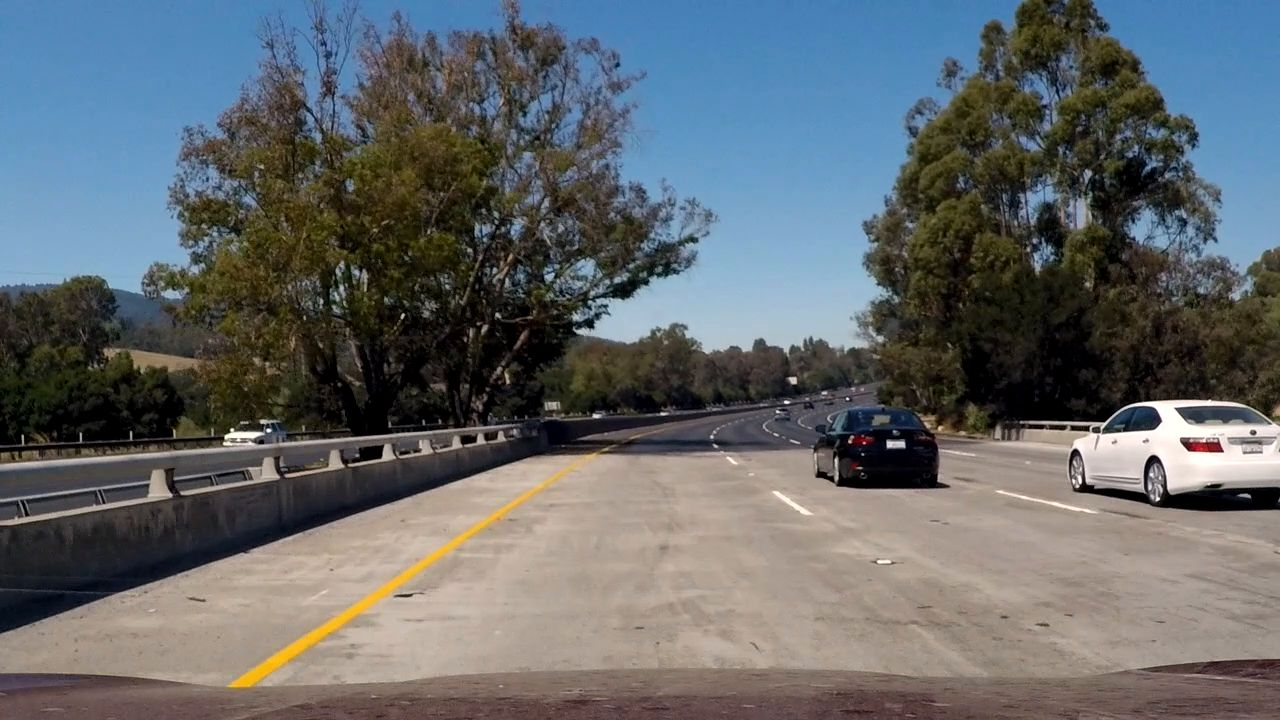
#> input picture test_images/frame5.jpg, 1280 x 720 px, found by its file name; its folder holds 5 pictures in this run
$ python P1.py
#> lines starting #> are read from the running program, lines starting #| are printed output that depends on the picture; after the words box and inside, x2 and y2 are one past the last pixel; in counts of white or black regions, pixels touching at a corner belong together
#> in pipeline, image is the input picture: shape (720, 1280, 3); mean R, G, B 99, 103.6, 106.3
# importing some useful packages
import matplotlib.pyplot as plt
import matplotlib.image as mpimg
import numpy as np
import cv2

import math


def grayscale(img):
    """Applies the Grayscale transform
    This will return an image with only one color channel
    but NOTE: to see the returned image as grayscale
    (assuming your grayscaled image is called 'gray')
    you should call plt.imshow(gray, cmap='gray')"""
    return cv2.cvtColor(img, cv2.COLOR_RGB2GRAY)
    # Or use BGR2GRAY if you read an image with cv2.imread()
    # return cv2.cvtColor(img, cv2.COLOR_BGR2GRAY)


def canny(img, low_threshold, high_threshold):
    """Applies the Canny transform"""
    return cv2.Canny(img, low_threshold, high_threshold)


def gaussian_blur(img, kernel_size):
    """Applies a Gaussian Noise kernel"""
    return cv2.GaussianBlur(img, (kernel_size, kernel_size), 0)


def region_of_interest(img, vertices):
    """
    Applies an image mask.

    Only keeps the region of the image defined by the polygon
    formed from `vertices`. The rest of the image is set to black.
    """
    # defining a blank mask to start with
    mask = np.zeros_like(img)

    # defining a 3 channel or 1 channel color to fill the mask with depending on the input image
    if len(img.shape) > 2:
        channel_count = img.shape[2]  # i.e. 3 or 4 depending on your image
        ignore_mask_color = (255,) * channel_count
    else:
        ignore_mask_color = 255

    # filling pixels inside the polygon defined by "vertices" with the fill color
    cv2.fillPoly(mask, vertices, ignore_mask_color)

    # returning the image only where mask pixels are nonzero
    masked_image = cv2.bitwise_and(img, mask)
    return masked_image


def draw_lines(img, lines, color=[255, 0, 0], thickness=2):
    """
    NOTE: this is the function you might want to use as a starting point once you want to
    average/extrapolate the line segments you detect to map out the full
    extent of the lane (going from the result shown in raw-lines-example.mp4
    to that shown in P1_example.mp4).

    Think about things like separating line segments by their
    slope ((y2-y1)/(x2-x1)) to decide which segments are part of the left
    line vs. the right line.  Then, you can average the position of each of
    the lines and extrapolate to the top and bottom of the lane.

    This function draws `lines` with `color` and `thickness`.
    Lines are drawn on the image inplace (mutates the image).
    If you want to make the lines semi-transparent, think about combining
    this function with the weighted_img() function below
    """
    for line in lines:
        for x1, y1, x2, y2 in line:
            cv2.line(img, (x1, y1), (x2, y2), color, thickness)


def draw_poly(img, lines, color=[255, 0, 0]):
    pts = lines.reshape((-1, 1, 2))
    cv2.fillConvexPoly(img, pts, color)


def hough_lines(img, rho, theta, threshold, min_line_len, max_line_gap):
    """
    `img` should be the output of a Canny transform.

    Returns an image with hough lines drawn.
    """
    lines = cv2.HoughLinesP(img, rho, theta, threshold, np.array([]), minLineLength=min_line_len,
                            maxLineGap=max_line_gap)
    line_img = np.zeros((img.shape[0], img.shape[1], 3), dtype=np.uint8)
    draw_lines(line_img, lines)
    return line_img


# Python 3 has support for cool math symbols.

def weighted_img(img, initial_img, α=0.8, β=1., λ=0.):
    """
    `img` is the output of the hough_lines(), An image with lines drawn on it.
    Should be a blank image (all black) with lines drawn on it.

    `initial_img` should be the image before any processing.

    The result image is computed as follows:

    initial_img * α + img * β + λ
    NOTE: initial_img and img must be the same shape!
    """
    return cv2.addWeighted(initial_img, α, img, β, λ)


import os

os.listdir("test_images/")


def filter_low_slope(lines):
    result = []

    for line in lines:
        for x1, y1, x2, y2 in line:
            slope = (y2 - y1) / (x2 - x1)
            if math.fabs(slope) < math.tan(30.0 * math.pi / 180.0):
                # Skip lines with slope below 30 degrees
                continue
            else:
                result.append(line)

    return np.array(result)


# Choose the longest left and right line
def find_left_right(lines):
    left_lane = [0, 0, 0, 0]
    left_lane_len = 0
    right_lane = [0, 0, 0, 0]
    right_lane_len = 0

    for line in lines:
        for x1, y1, x2, y2 in line:
            slope = (y2 - y1) / (x2 - x1)

        line_len = (x2 - x1) * (x2 - x1) + (y2 - y1) * (y2 - y1)
        if slope > 0:
            if line_len > right_lane_len:
                right_lane_len = line_len
                right_lane = line
        else:
            if line_len > left_lane_len:
                left_lane_len = line_len
                left_lane = line

    result = []
    if right_lane_len > 0:
        result.append(right_lane)
    if left_lane_len > 0:
        result.append(left_lane)

    return np.array(result)


def extend_lines_to_border(lines, xsize, ysize):
    for line in lines:
        for x1, y1, x2, y2 in line:
            slope = (y2 - y1) / (x2 - x1)
            b = y1 - slope * x1
            xborder = (ysize - b) / slope
            if y2 > y1:
                line[0, 3] = ysize
                line[0, 2] = xborder
            else:
                line[0, 1] = ysize
                line[0, 0] = xborder

    return lines


def draw_poly(img, lines, color=[0, 255, 0]):
    if lines is not None:
        pts = lines.reshape((-1, 1, 2))
        cv2.fillConvexPoly(img, pts, color)


def cut_lines(lines, xsize, ysize):
    if lines.shape[0] != 2:
        # Can work only with exactly two lines
        return

    # find intersection point
    lineA = np.polyfit((lines[0][0][0], lines[0][0][2]), (lines[0][0][1], lines[0][0][3]), 1)
    lineB = np.polyfit((lines[1][0][0], lines[1][0][2]), (lines[1][0][1], lines[1][0][3]), 1)

    x = (lineB[1] - lineA[1]) / (lineA[0] - lineB[0])
    y = x * lineA[0] + lineA[1]

    cut_y = y + (ysize - y) * 0.1  # Take bottom 90% below the intersection point

    result = []

    result.append(
        [[
            (ysize - lineA[1]) / lineA[0],
            ysize,
            (cut_y - lineA[1]) / lineA[0],
            cut_y
        ]]
    )

    result.append(
        [[
            (cut_y - lineB[1]) / lineB[0],
            cut_y,
            (ysize - lineB[1]) / lineB[0],
            ysize,
        ]]
    )

    return np.array(result).astype(int)


def find_lines(gray, xsize, ysize):
    # Smooth
    blur = gaussian_blur(gray, kernel_size=5)

    # Detect edges
    low_threshold = 50
    high_threshold = 192
    edges = canny(blur, low_threshold, high_threshold)

    # Cut region of interest
    mask_verticles = np.array([[
        (0, ysize),
        (xsize * 0.4, ysize * 0.5),
        (xsize * 0.6, ysize * 0.5),
        (xsize, ysize)
    ]], dtype=np.int32)
    masked_image = region_of_interest(edges, mask_verticles)

    # Find lines
    rho = 1  # distance resolution in pixels of the Hough grid
    theta = np.pi / 180  # angular resolution in radians of the Hough grid
    threshold = 75  # minimum number of votes (intersections in Hough grid cell)
    min_line_length = 180  # minimum number of pixels making up a line
    max_line_gap = 150
    lines = cv2.HoughLinesP(masked_image, rho, theta, threshold, np.array([]), minLineLength=min_line_length,
                            maxLineGap=max_line_gap)

    # Skip those with low slope (tan < 0.3)
    filtered_lines = filter_low_slope(lines)

    # Choose the longest left and right lines
    filtered_lines = find_left_right(filtered_lines)

    return filtered_lines


def process_image(image):
    xsize = image.shape[1]
#> xsize = 1280
    ysize = image.shape[0]
#> ysize = 720

    original_image = np.copy(image)

    # Convert to grayscale
    gray = grayscale(image)

    r, g, b = cv2.split(image)

    test_image = cv2.cvtColor(image, cv2.COLOR_BGR2HLS)
#> test_image: shape (720, 1280, 3); mean of channels 0, 1, 2 75.4, 102.8, 68.1
    h, l, s = cv2.split(test_image)
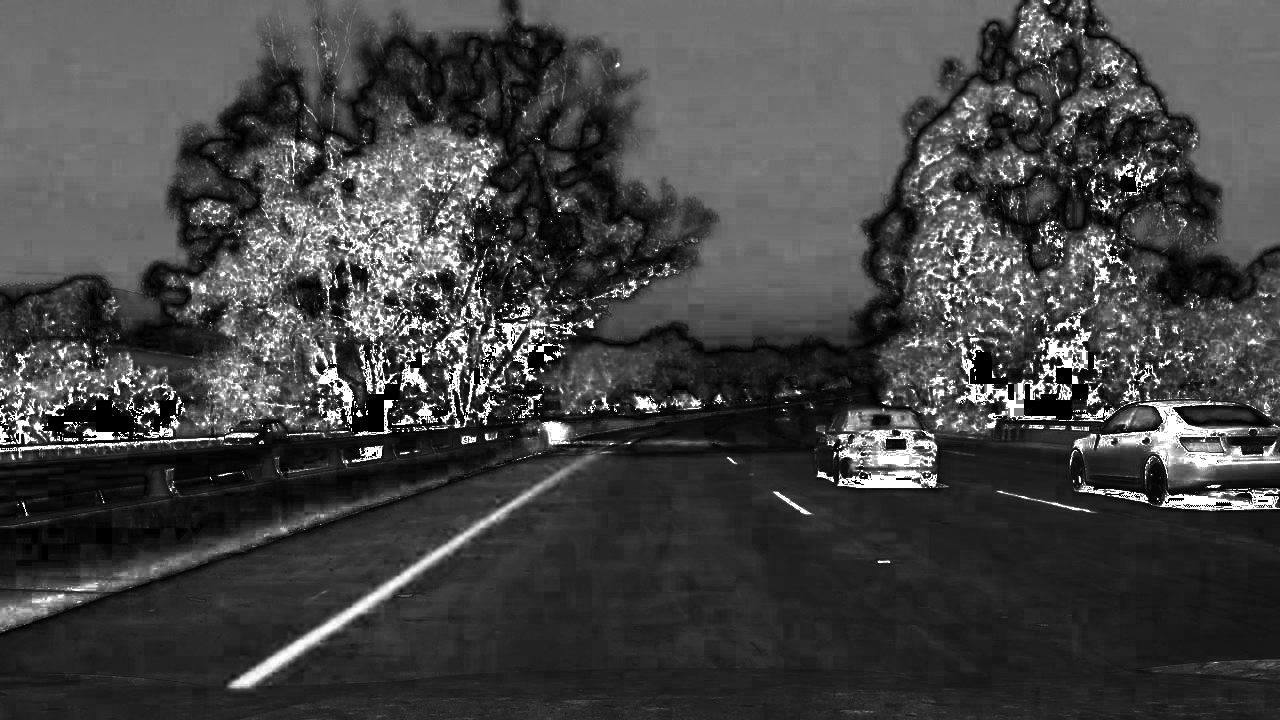
#> s: shape (720, 1280); min 0, max 255, mean 68.1

    lines_gray = find_lines(gray, xsize, ysize)
#> in canny, `return cv2.Canny(img, low_threshold, high_threshold)`:
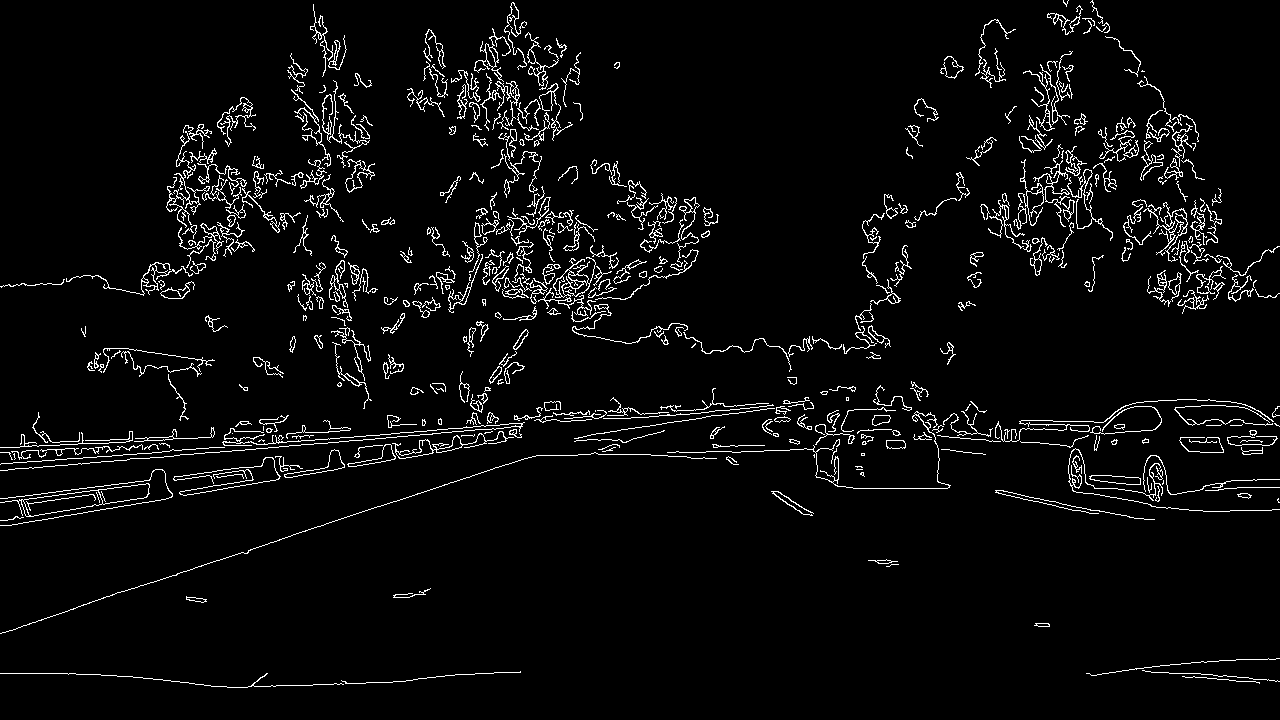
#> returned value: shape (720, 1280); 4.2% white in thin lines or dots
#> in region_of_interest, `cv2.fillPoly(mask, vertices, ignore_mask_color)`: mask: shape (720, 1280); 30% white; 1 white region, box (x1, y1, x2, y2) and area: (1, 360, 1280, 720) 276632
#> in region_of_interest, `masked_image = cv2.bitwise_and(img, mask)`: masked_image: shape (720, 1280); 0.56% white in thin lines or dots, all inside (x1, y1, x2, y2) = (66, 362, 1223, 688)
#> in find_lines, `lines = cv2.HoughLinesP(masked_image, rho, theta, threshold, np.array(..`: lines = 14 rows, first 6: [279, 539, 713, 398], [409, 432, 808, 397], [378, 458, 836, 450], [515, 425, 805, 399], [621, 429, 811, 402], [408, 435, 809, 400]
#> the loop in filter_low_slope, `for line in lines:` made 14 passes
#> line on passes 1 to 12: [[279, 539, 713, 398]], [[409, 432, 808, 397]], [[378, 458, 836, 450]], [[515, 425, 805, 399]], [[621, 429, 811, 402]], [[408, 435, 809, 400]], [[422, 423, 717, 403]], [[395, 444, 794, 402]], [[638, 454, 838, 464]], [[391, 446, 868, 430]], [[362, 465, 705, 404]], [[422, 424, 805, 397]]
#> after the loop in filter_low_slope, `for line in lines:`: result = []
#> in find_lines, `filtered_lines = filter_low_slope(lines)`: filtered_lines = empty array
#> after the loop in find_left_right, `for line in lines:`: left_lane = [0, 0, 0, 0]; left_lane_len = 0; right_lane = [0, 0, 0, 0]; right_lane_len = 0
#> lines_gray = empty array
    lines_b = find_lines(b, xsize, ysize)
#> in canny (call 2), `return cv2.Canny(img, low_threshold, high_threshold)`: returned value: shape (720, 1280); 4.4% white in thin lines or dots
#> in region_of_interest (call 2), `masked_image = cv2.bitwise_and(img, mask)`: masked_image: shape (720, 1280); 0.65% white in thin lines or dots, all inside (x1, y1, x2, y2) = (66, 361, 1223, 690)
#> in find_lines (call 2), `lines = cv2.HoughLinesP(masked_image, rho, theta, threshold, np.array(..`: lines = 19 rows, first 6: [229, 686, 649, 413], [311, 528, 674, 410], [245, 689, 664, 407], [250, 688, 670, 405], [409, 432, 808, 397], [230, 686, 651, 413]
#> the loop in filter_low_slope (call 2), `for line in lines:` made 19 passes
#> line on passes 1 to 12: [[229, 686, 649, 413]], [[311, 528, 674, 410]], [[245, 689, 664, 407]], [[250, 688, 670, 405]], [[409, 432, 808, 397]], [[230, 686, 651, 413]], [[381, 457, 893, 448]], [[408, 435, 809, 400]], [[226, 686, 647, 413]], [[391, 445, 803, 401]], [[633, 454, 838, 464]], [[270, 542, 714, 398]]
#> the loop in find_left_right (call 2), `for line in lines:` made 6 passes
#> (line_len, left_lane_len, left_lane) on passes 1 to 3: (250929, 250929, [[229, 686, 649, 413]]), (255085, 255085, [[245, 689, 664, 407]]), (256489, 256489, [[250, 688, 670, 405]])
#> (line, line_len) on passes 4 to 6: ([[230, 686, 651, 413]], 251770), ([[226, 686, 647, 413]], 251770), ([[432, 561, 661, 412]], 74642)
#> lines_b = [[250, 688, 670, 405]]
    lines_s = find_lines(s, xsize, ysize)
#> in canny (call 3), `return cv2.Canny(img, low_threshold, high_threshold)`: returned value: shape (720, 1280); 6.9% white in thin lines or dots
#> in region_of_interest (call 3), `masked_image = cv2.bitwise_and(img, mask)`:
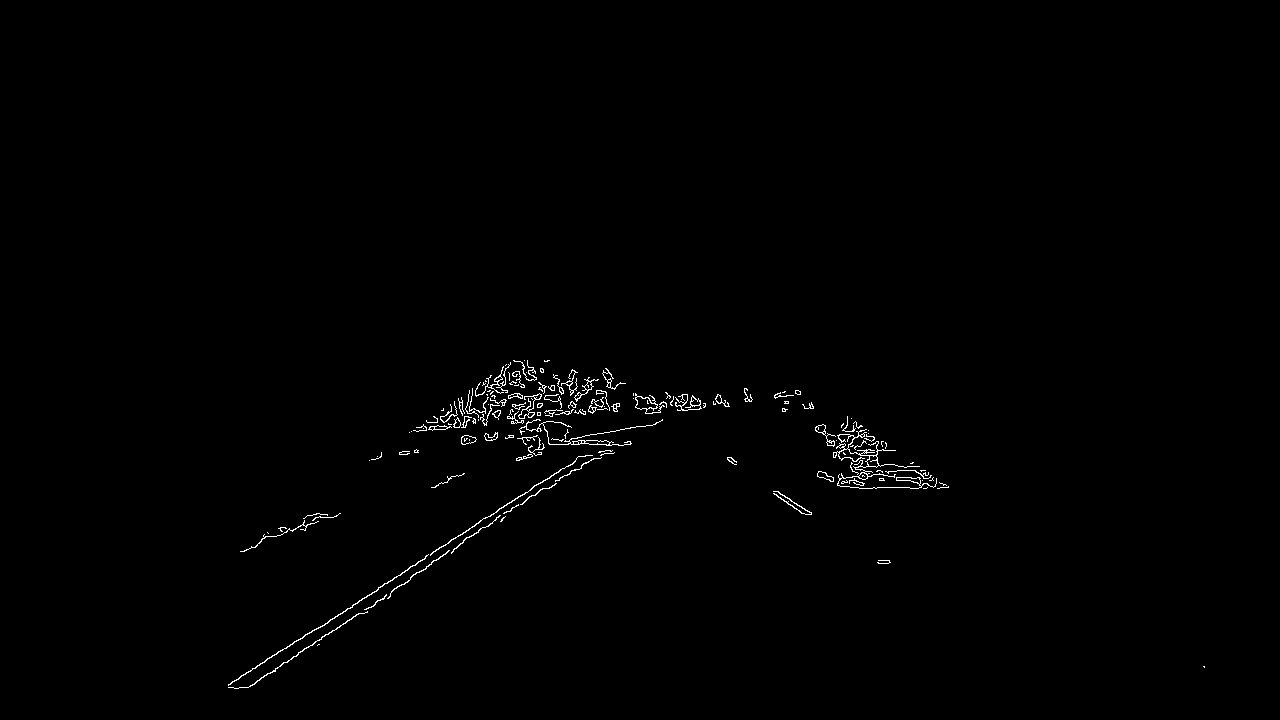
#> masked_image: shape (720, 1280); 0.66% white in thin lines or dots, all inside (x1, y1, x2, y2) = (228, 360, 1205, 689)
#> in find_lines (call 3), `lines = cv2.HoughLinesP(masked_image, rho, theta, threshold, np.array(..`: lines = 13 rows, first 6: [230, 684, 673, 397], [248, 687, 683, 394], [228, 684, 670, 397], [437, 421, 786, 396], [431, 422, 775, 398], [246, 687, 678, 396]
#> lines_s = [[230, 684, 673, 397]]

    # Find the best color space
    # Try to use gray channel first. If no lines found, fallback to G channel of RGB, then fallbach to S channel of HLS
    if lines_gray.shape[0] >= 2:
        lines = lines_gray
    elif lines_b.shape[0] >= 2:
        lines = lines_b
    else:
        lines = lines_s
#> lines = [[230, 684, 673, 397]]

    lane_image = np.zeros((ysize, xsize, 3), dtype=np.uint8)

    lane = extend_lines_to_border(lines, xsize, ysize)
#> the loop in extend_lines_to_border, `for line in lines:` made 1 pass
#> lane = [[174, 720, 673, 397]]
    nice_lane = cut_lines(lane, xsize, ysize)
    draw_lines(lane_image, lane, thickness=5)
#> the loop in draw_lines, `for line in lines:` made 1 pass
    #draw_poly(lane_image, nice_lane)

    result = weighted_img(original_image, lane_image, 0.4, 1)
#> in weighted_img, `return cv2.addWeighted(initial_img, α, img, β, λ)`:
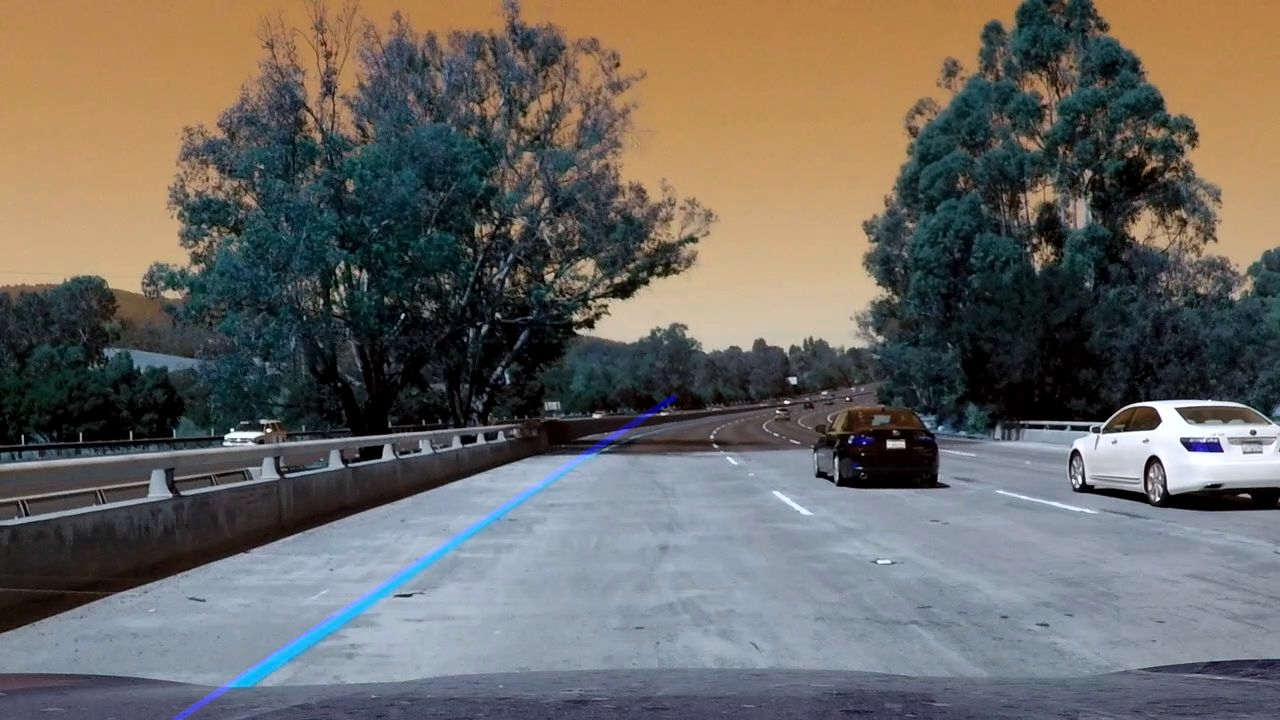
#> returned value: shape (720, 1280, 3); mean of channels 0, 1, 2 99.3, 103.6, 106.3; drawn as B, G, R

    return result


def pipeline(image_name):
    image = mpimg.imread(image_name)

    result = process_image(image)

    if not os.path.exists('test_images_output'):
        os.makedirs('test_images_output')

    output_name = 'test_images_output/' + os.path.basename(image_name)
    plt.imshow(result)
    #plt.savefig(output_name)
    plt.show()


pipeline("frame5.jpg")
# [6 lines of commented-out code are left out]
